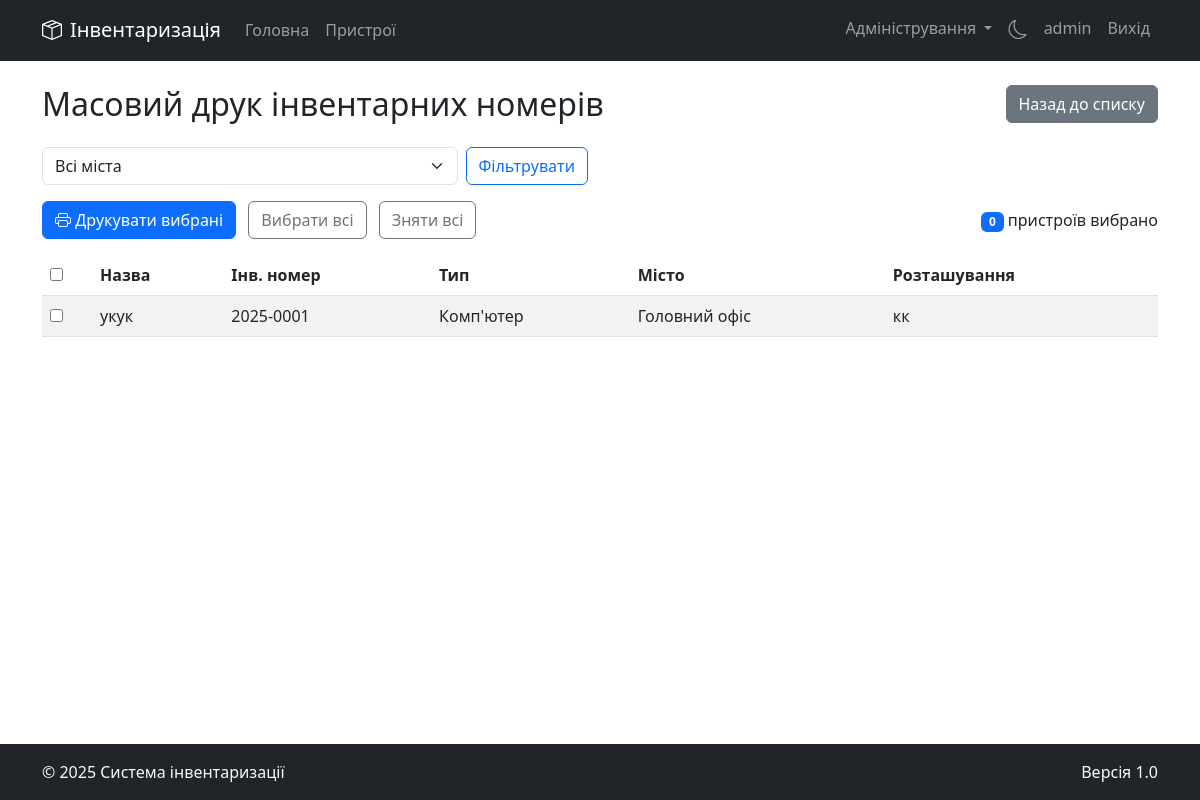
Screenshot of /devices/bulk_print_inventory (signed in) with the database file from the repository.
### models.py (models this page shows, shortened)
class User(UserMixin, db.Model):
    id = db.Column(db.Integer, primary_key=True)
    username = db.Column(db.String(80), unique=True, nullable=False)
    password_hash = db.Column(db.String(255), nullable=False)
    is_admin = db.Column(db.Boolean, default=False)
    is_active = db.Column(db.Boolean, default=True)
    city_id = db.Column(db.Integer, db.ForeignKey('city.id'), nullable=False)
    created_at = db.Column(db.DateTime, default=datetime.utcnow)
    last_login = db.Column(db.DateTime)
    activities = db.relationship('UserActivity', backref='user', lazy=True)
    device_histories = db.relationship('DeviceHistory', backref='user', lazy=True)

class Device(db.Model):
    id = db.Column(db.Integer, primary_key=True)
    name = db.Column(db.String(100), nullable=False, index=True)
    type = db.Column(db.String(50), nullable=False, index=True)
    serial_number = db.Column(db.String(100), unique=True, index=True)
    inventory_number = db.Column(db.String(20), unique=True, index=True)
    location = db.Column(db.String(200), index=True)
    status = db.Column(db.String(50), index=True)
    notes = db.Column(db.Text)
    created_at = db.Column(db.DateTime, default=datetime.utcnow, index=True)
    city_id = db.Column(db.Integer, db.ForeignKey('city.id'), nullable=False, index=True)
    last_maintenance = db.Column(db.Date, index=True)
    maintenance_interval = db.Column(db.Integer, default=365)
    next_maintenance = db.Column(db.Date, index=True)
    photos = db.relationship('DevicePhoto', backref='device', lazy=True, cascade='all, delete-orphan')
    histories = db.relationship('DeviceHistory', backref='device', lazy=True, cascade='all, delete-orphan')

class City(db.Model):
    id = db.Column(db.Integer, primary_key=True)
    name = db.Column(db.String(100), nullable=False, unique=True)
    created_at = db.Column(db.DateTime, default=datetime.utcnow)
    users = db.relationship('User', backref='city', lazy=True)
    devices = db.relationship('Device', backref='city', lazy=True)

### blueprints/devices.py (the view, shortened to what this page needs)
@devices_bp.route('/devices/bulk_print_inventory', methods=['GET', 'POST'])
@login_required
def bulk_print_inventory():
    if current_user.is_admin:
        devices = Device.query.all()
        cities = City.query.all()
    else:
        devices = Device.query.filter_by(city_id=current_user.city_id).all()
        cities = [current_user.city]
    return render_template('bulk_print_select.html', devices=devices, cities=cities)

### app.py (called while the page is built)
@login_manager.user_loader
def load_user(user_id):
    return User.query.get(int(user_id))

### templates/bulk_print_select.html (shortened to what this page needs)
{% extends "base.html" %}
{% block content %}
<div class="row mb-3">
    <div class="col">
        <h2>Масовий друк інвентарних номерів</h2>
    </div>
    <div class="col-auto">
        <a href="{{ url_for('devices.devices') }}" class="btn btn-secondary">Назад до списку</a>
    </div>
</div>
{% if current_user.is_admin and cities|length > 1 %}
<div class="row mb-3">
    <div class="col-md-6">
        <form method="GET" class="d-flex">
            <select name="city_id" class="form-select me-2">
                <option value="">Всі міста</option>
            </select>
            <button type="submit" class="btn btn-outline-primary">Фільтрувати</button>
        </form>
    </div>
</div>
{% endif %}
<form method="POST">
    <div class="mb-3">
        <div class="d-flex justify-content-between align-items-center">
            <div>
                <button type="submit" class="btn btn-primary">
                    <i class="bi bi-printer"></i> Друкувати вибрані
                </button>
                <button type="button" class="btn btn-outline-secondary ms-2" id="selectAll">Вибрати всі</button>
                <button type="button" class="btn btn-outline-secondary ms-2" id="deselectAll">Зняти всі</button>
            </div>
            <div>
                <span class="badge bg-primary" id="selectedCount">0</span> пристроїв вибрано
            </div>
        </div>
    </div>
    <div class="table-responsive">
        <table class="table table-striped">
            <thead>
                <tr>
                    <th style="width: 50px;"><input type="checkbox" id="masterCheckbox"></th>
                    <th>Назва</th>
                    <th>Інв. номер</th>
                    <th>Тип</th>
                    <th>Місто</th>
                    <th>Розташування</th>
                </tr>
            </thead>
            <tbody>
                {% for device in devices %}
                <tr>
                    <td>
                        <input type="checkbox" name="device_ids" value="{{ device.id }}" class="device-checkbox">
                    </td>
                    <td>{{ device.name }}</td>
                    <td>{{ device.inventory_number }}</td>
                    <td>{{ device.type }}</td>
                    <td>{{ device.city.name }}</td>
                    <td>{{ device.location }}</td>
                </tr>
                {% endfor %}
            </tbody>
        </table>
    </div>
</form>
{% endblock %}

### templates/base.html (shortened to what this page needs)
<!DOCTYPE html>
<html lang="uk" data-bs-theme="{{ request.cookies.get('theme', 'light') }}">
<head>
    <link href="https://cdn.jsdelivr.net/npm/bootstrap@5.3.0/dist/css/bootstrap.min.css" rel="stylesheet">
    <link rel="stylesheet" href="https://cdn.jsdelivr.net/npm/bootstrap-icons@1.11.0/font/bootstrap-icons.css">
</head>
<body>
    <header>
        <nav class="navbar navbar-expand-lg navbar-dark bg-dark mb-4">
            <div class="container">
                <a class="navbar-brand" href="{{ url_for('index') }}">
                    <i class="bi bi-box-seam me-2"></i>Інвентаризація
                </a>
                <div class="collapse navbar-collapse" id="navbarNav">
                    <ul class="navbar-nav me-auto">
                        <li class="nav-item">
                            <a class="nav-link" href="{{ url_for('index') }}">Головна</a>
                        </li>
                        {% if current_user.is_authenticated %}
                        <li class="nav-item">
                            <a class="nav-link" href="{{ url_for('devices.devices') }}">Пристрої</a>
                        </li>
                        {% endif %}
                    </ul>
                    <ul class="navbar-nav ms-auto">
                        {% if current_user.is_authenticated %}
                            {% if current_user.is_admin %}
                            <li class="nav-item dropdown">
                                <a class="nav-link dropdown-toggle" href="#" id="adminDropdown" role="button" data-bs-toggle="dropdown" aria-expanded="false">
                                    Адміністрування
                                </a>
                            </li>
                            {% endif %}
                            <li class="nav-item">
                                <a class="nav-link" href="{{ url_for('toggle_theme') }}">
                                    {% if request.cookies.get('theme') == 'dark' %}
                                        <i class="bi bi-sun navbar-theme-icon"></i>
                                    {% else %}
                                        <i class="bi bi-moon navbar-theme-icon"></i>
                                    {% endif %}
                                </a>
                            </li>
                            <li class="nav-item">
                                <a class="nav-link" href="#">{{ current_user.username }}</a>
                            </li>
                            <li class="nav-item">
                                <a class="nav-link" href="{{ url_for('auth.logout') }}">Вихід</a>
                            </li>
                        {% endif %}
                    </ul>
                </div>
            </div>
        </nav>
    </header>
    <main class="container mb-4">
        {% block content %}{% endblock %}
    </main>
    <footer class="bg-dark text-light py-3 mt-auto">
        <div class="container">
            <div class="row">
                <div class="col-md-6">
                    <p class="mb-0">&copy; 2025 Система інвентаризації</p>
                </div>
                <div class="col-md-6 text-md-end">
                    <p class="mb-0">Версія 1.0</p>
                </div>
            </div>
        </div>
    </footer>
</body>
</html>

### templates/base.html (style rules this page uses)
body { min-height: 100vh; display: flex; flex-direction: column; }
main { flex: 1; }
.navbar-theme-icon { font-size: 1.2rem; cursor: pointer; }

### rows the page displays
User: username "admin"
Device: name "укук", inventory_number "2025-0001", type "Комп'ютер", city.name "Головний офіс", location "кк"
